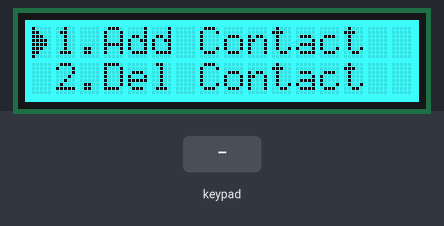
This sketch was run on a simulated Arduino Mega 2560, built with avr-gcc and run on an emulated ATmega2560. Shown: 16×2 character LCD. The test bench sets the inputs (shaded band). What the sketch prints to the serial monitor is not drawn.

Above: at 2.2 s.
2.3 s: key 'A' pressed
At 2.7 s:
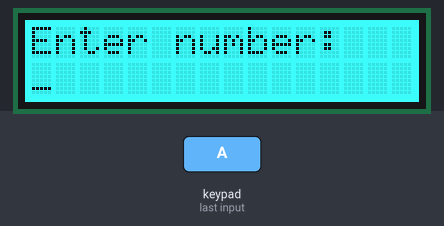
3.9 s: keypad keys 3 1 3 3 3 5 3 7 A pressed 0.4 s apart
At 8.6 s:
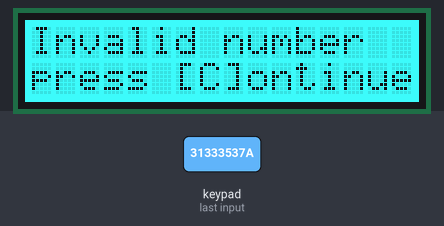
17.1 s: key 'C' pressed
At 18.3 s:
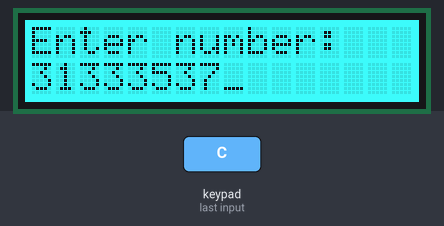
18.6 s: keypad keys 3 1 3 3 3 5 3 7 * pressed 0.4 s apart
At 22.5 s:
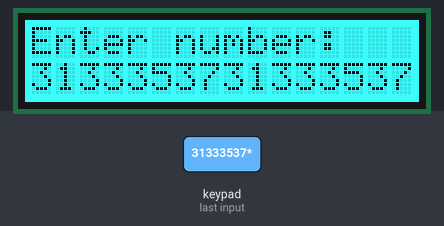
Timing chart, 0 to 24.0 s (numbered marks = the images above; inputs shaded):
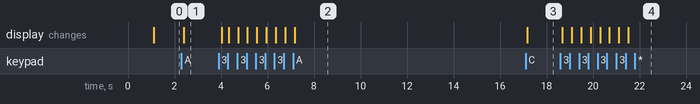

Measured:
- after the input at 2.3 s, the display: changes after 0.10 s (image 1)
- after the input at 3.9 s, the display: first changes after 0.12 s (image 2 shows a later state)
- after the input at 17.1 s, the display: changes after 0.06 s (image 3)
- after the input at 18.6 s, the display: first changes after 0.08 s (image 4 shows a later state)

The sketch:

lcd_control.ino
```cpp
/*
LC DCOntrol with Keypad + LCD
*/
#include <Keypad.h>
#include <SoftwareSerial.h>
#include <Wire.h>
#include "rgb_lcd.h"
#define MAINMENUOPTIONS 3

//timing and display
unsigned long mill = 0;
unsigned long prevDisp = 0;
int displayRefresh = 100;
rgb_lcd lcd;

//Keypad setup
const byte ROWS = 4; //four rows
const byte COLS = 4; //three columns
char keys[ROWS][COLS] = {
  {'1','2','3','A'},
  {'4','5','6','B'},
  {'7','8','9','C'},
  {'*','0','#','D'}
};
byte rowPins[ROWS] = {31, 33, 35, 37}; //connect to the row pinouts of the keypad
byte colPins[COLS] = {23, 25, 27, 29}; //connect to the column pinouts of the keypad

Keypad keypad = Keypad( makeKeymap(keys), rowPins, colPins, ROWS, COLS );

//MAIN MENU SETUP
const char lcdMainMenu[MAINMENUOPTIONS][17] = {
	"1.Add Contact",
	"2.Del Contact",
	"3.Lst Contacts"
};
byte menuState = 0;
//states 0 -main menu.
//1: adding a contact number
//2: delete a number
//3: List Contacts
//4: Messgae

//variable for menu display and position
byte maxPage = 0;
byte curPage = 0;
byte curPos = -1;
byte curOption = 0;

//variables for phone number input
char inputPhoneNum[14] = "";

//vars for message display
byte prevState = 0;
char messageForDisplay[17] = "NaN";

byte cursor[8] = {
    0b10000,
    0b11000,
    0b11100,
    0b11110,
    0b11110,
    0b11100,
    0b11000,
    0b10000
};

void setup(){
	//serial setup
	Serial.begin(19200);
	while(!Serial);

	//lcd setup
	lcd.begin(16, 2);
	lcd.setRGB(0,255,255);
	lcd.createChar(1, cursor);

	callMainMenu();
	delay(1000);
}

//switch menu to the main menu
void callMainMenu(){
	curPos = 0;
	curOption = 0;
	curPage = 0;
	maxPage = (MAINMENUOPTIONS / 2) + 1;
}

//concatenate a single char to a cstring
void addCharToString(char* srcStr, char a){
    char* tmpstr;
    tmpstr = (char *) malloc(2);
    tmpstr[0] = a;
    tmpstr[1] = '\0';

    strcat(srcStr, tmpstr);
    free(tmpstr);
}

//concatenate a byte to a cstring
void addBytToString(char* srcStr, byte a){
	if(a < 10){
		addCharToString(srcStr, char(a + 48));
	}else{
		addCharToString(srcStr, char((a/10) + 48));
		addCharToString(srcStr, char((a%10) + 48));
	}
}

void showMessage(char* msg){
	messageForDisplay[0] = '\0';
	strcat(messageForDisplay, msg);
	prevState = menuState;
	menuState = 4;
}

//when a key from keypad is pressed
void keyPressed(char k){
	Serial.println(k);
	switch(menuState){
	case 0:
	//MAIN MENU INPUT
		if(k == 'D'){ //DOWN button
			curOption++;
			if(curOption >= MAINMENUOPTIONS) curOption = 0;
		}
		if(k == 'C'){ // UP button
			curOption--;
			if(curOption == 255) curOption = MAINMENUOPTIONS - 1;
		}
		if(k == 'A'){ //choose option
			switch(curOption){
			case 0: menuState = 1; break;
			case 1: menuState = 2; break;
			case 2: menuState = 3; break;
			}
		}
		curPage = curOption / 2;
		curPos = curOption % 2;
		break;

	case 1:
	//ADD CONTACT INPUT
		if((k >= 48) && (k <= 57)) //if key pressed is numbers 0-9
		addCharToString(inputPhoneNum, k);

		if(k == 'B'){ //erase digit
			if(strlen(inputPhoneNum) > 0)
				inputPhoneNum[strlen(inputPhoneNum)-1] = '\0';
			else
				menuState = 0;
		}
		if(k == 'D'){ //erase everything
			inputPhoneNum[0] = '\0';
		}
		if(k == 'A'){ //accept number
			//input validation
			if((strlen(inputPhoneNum) != 11) ||
			  (inputPhoneNum[0] != '0') ||
			  (inputPhoneNum[1] != '9')){
				showMessage("Invalid number");
			}else{
				//successful input

				//
				// CODE FOR ADDING NUMBER TO PHONEBOOK
				//

				//cleanup
				inputPhoneNum[0] = '\0';
				menuState = 0;
				showMessage("Number added");
			}
		}
	case 4:
		if(k == 'C')
			menuState = prevState;
		break;
	}
}

//display for the screen.
void screenDisplay(){
	lcd.clear();

	switch(menuState){
	//MAIN MENU DISPLAY
	case 0:
		//screen cursor position
		lcd.setCursor(0, curPos);
		lcd.write(1);

		//main menu contents
		lcd.setCursor(1, 0);
		lcd.print(lcdMainMenu[0 + (curPage * 2)]);
		if((curPage != maxPage - 1) || (MAINMENUOPTIONS % 2 != 0)){
			lcd.setCursor(1, 1);
			lcd.print(lcdMainMenu[1 + (curPage * 2)]);
		}
		break;
	//ADD CONTACT DISPLAY
	case 1:
		lcd.setCursor(0, 0);
		lcd.print("Enter number:");
		lcd.setCursor(0, 1);
		lcd.print(inputPhoneNum);
		lcd.setCursor(strlen(inputPhoneNum), 1);
		lcd.print("_");
		break;
	case 4:
		lcd.setCursor(0,0);
		lcd.print(messageForDisplay);
		lcd.setCursor(0, 1);
		lcd.print("press [C]ontinue");
	}
}

void loop(){
	char key = keypad.getKey();
	mill = millis();

	//check for keypad input
	if (key){
		keyPressed(key);
	}

	//refresh rate for lcd
	if((unsigned long)(mill - prevDisp) > displayRefresh){
		screenDisplay();
		prevDisp = mill;
	}
}
```
